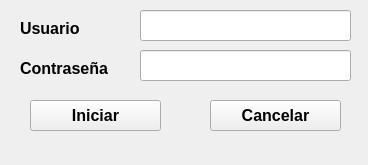
<?xml version="1.0" encoding="UTF-8"?>
<ui version="4.0">
 <class>MainWindow</class>
 <widget class="QMainWindow" name="MainWindow">
  <property name="geometry">
   <rect>
    <x>0</x>
    <y>0</y>
    <width>368</width>
    <height>165</height>
   </rect>
  </property>
  <property name="windowTitle">
   <string>MainWindow</string>
  </property>
  <widget class="QWidget" name="centralwidget">
   <widget class="QLineEdit" name="lineUsuario">
    <property name="geometry">
     <rect>
      <x>140</x>
      <y>10</y>
      <width>211</width>
      <height>31</height>
     </rect>
    </property>
    <property name="font">
     <font>
      <pointsize>12</pointsize>
     </font>
    </property>
    <property name="echoMode">
     <enum>QLineEdit::Normal</enum>
    </property>
   </widget>
   <widget class="QLabel" name="usuario">
    <property name="geometry">
     <rect>
      <x>20</x>
      <y>20</y>
      <width>81</width>
      <height>16</height>
     </rect>
    </property>
    <property name="font">
     <font>
      <pointsize>12</pointsize>
      <weight>75</weight>
      <bold>true</bold>
     </font>
    </property>
    <property name="text">
     <string>Usuario</string>
    </property>
   </widget>
   <widget class="QLabel" name="contrasena">
    <property name="geometry">
     <rect>
      <x>20</x>
      <y>60</y>
      <width>101</width>
      <height>16</height>
     </rect>
    </property>
    <property name="font">
     <font>
      <pointsize>12</pointsize>
      <weight>75</weight>
      <bold>true</bold>
     </font>
    </property>
    <property name="text">
     <string>Contraseña</string>
    </property>
   </widget>
   <widget class="QPushButton" name="botonoIniciar">
    <property name="geometry">
     <rect>
      <x>30</x>
      <y>100</y>
      <width>131</width>
      <height>31</height>
     </rect>
    </property>
    <property name="font">
     <font>
      <pointsize>12</pointsize>
      <weight>75</weight>
      <bold>true</bold>
     </font>
    </property>
    <property name="text">
     <string>Iniciar</string>
    </property>
   </widget>
   <widget class="QPushButton" name="botonCancelar">
    <property name="geometry">
     <rect>
      <x>210</x>
      <y>100</y>
      <width>131</width>
      <height>31</height>
     </rect>
    </property>
    <property name="font">
     <font>
      <pointsize>12</pointsize>
      <weight>75</weight>
      <bold>true</bold>
     </font>
    </property>
    <property name="text">
     <string>Cancelar</string>
    </property>
   </widget>
   <widget class="QLineEdit" name="lineContrasena">
    <property name="geometry">
     <rect>
      <x>140</x>
      <y>50</y>
      <width>211</width>
      <height>31</height>
     </rect>
    </property>
    <property name="font">
     <font>
      <pointsize>12</pointsize>
     </font>
    </property>
    <property name="echoMode">
     <enum>QLineEdit::Password</enum>
    </property>
   </widget>
  </widget>
 </widget>
 <resources/>
 <connections/>
</ui>
